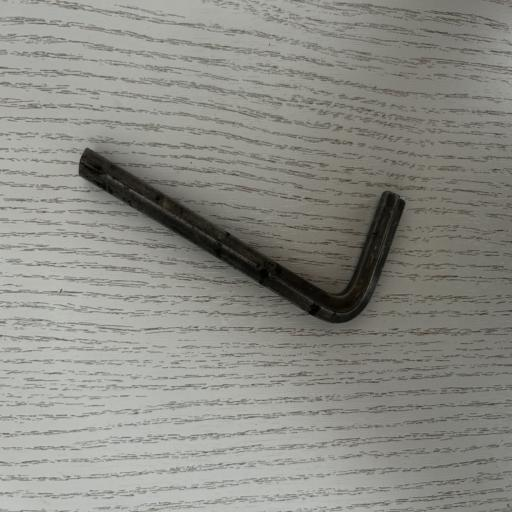
#> input picture benchmark_images/legno_brugola_69.jpg, 512 x 512 px; its folder holds only this picture in this run
$ python -i script_utili.py   (imports and definitions only)   (older library calls are emulated)
#> lines starting #> are read from the running program, lines starting #| are printed output that depends on the picture; after the words box and inside, x2 and y2 are one past the last pixel; in counts of white or black regions, pixels touching at a corner belong together
#> further down, picture is the input picture: shape (512, 512, 3); mean B, G, R 133.6, 139.9, 139.8
import cv2
import numpy as np
import os

# [25 lines left out: functions gaussian_filter, hsv_filter, ycbcr_filter, binarize, histogram_equalization, not called in this run]

#apply a dilate filter to the image to make the white lines more visible using a disk of radius 3
def dilate_filter(img,kernel):
    dilation = cv2.dilate(img,kernel,iterations = 1)
    return dilation

def erode_filter(img,kernel):
    closing = cv2.erode(img, kernel,iterations=1)
    return closing

def shadow_removal(image):
    # converte l'immagine in scala di grigi
    gray = cv2.cvtColor(image, cv2.COLOR_BGR2GRAY)

    # applica un filtro di mediana per ridurre il rumore
    gray = cv2.medianBlur(gray, 5)

    # applica un filtro di Sobel per individuare i bordi dell'immagine
    sobel_x = cv2.Sobel(gray, cv2.CV_64F, 1, 0, ksize=5)
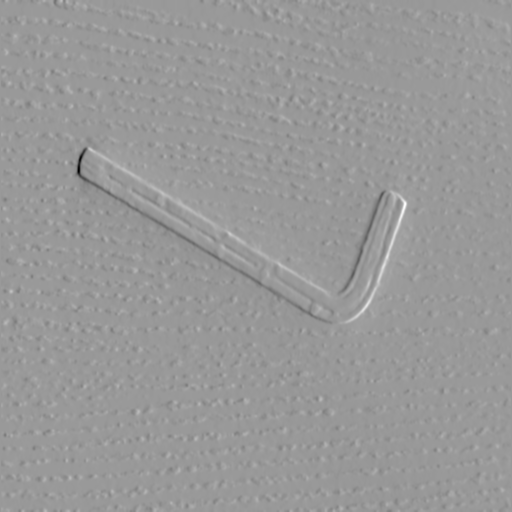
#> sobel_x: shape (512, 512) float64; min -5297, max 3508, mean -12.8; drawn with min black and max white
    sobel_y = cv2.Sobel(gray, cv2.CV_64F, 0, 1, ksize=5)
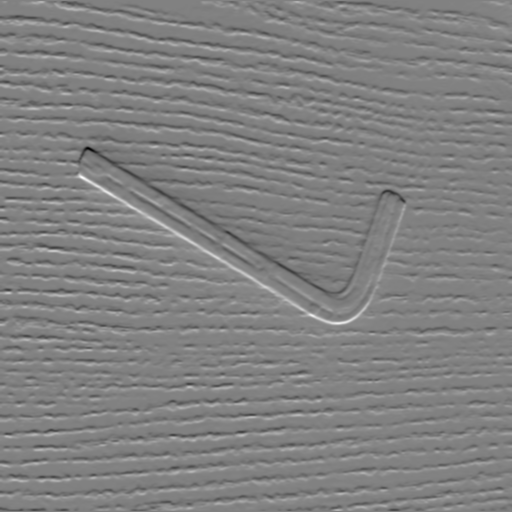
#> sobel_y: shape (512, 512) float64; min -4113, max 4010, mean 3.5; drawn with min black and max white
    sobel = np.sqrt(sobel_x**2 + sobel_y**2)
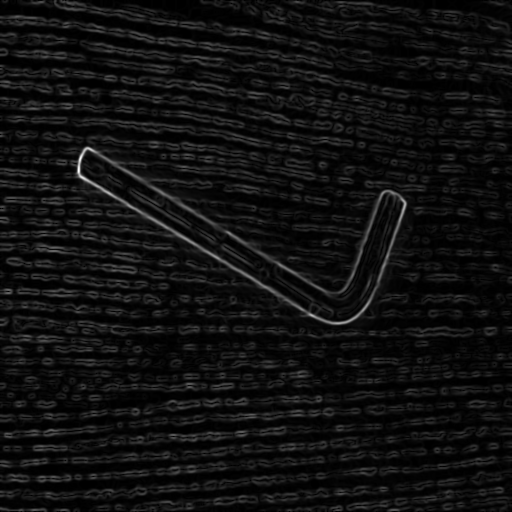
#> sobel: shape (512, 512) float64; min 0, max 5300, mean 343; drawn with min black and max white

    # normalizza l'immagine
    sobel = cv2.normalize(sobel, None, 0, 255, cv2.NORM_MINMAX, cv2.CV_8UC1)

    # applica un algoritmo di segmentazione per separare l'ombra dall'oggetto
    _, thresh = cv2.threshold(sobel, 0, 255, cv2.THRESH_BINARY_INV+cv2.THRESH_OTSU)
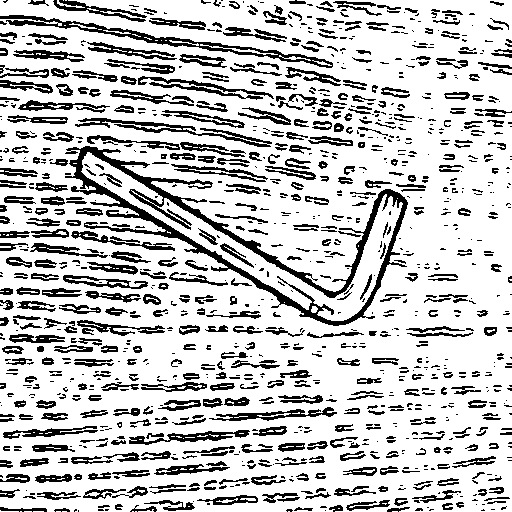
#> thresh: shape (512, 512); 77.4% white; 1121 black regions (600 under 20 px), largest, box (x1, y1, x2, y2) and area: (65, 146, 408, 326) 7421, (0, 15, 333, 68) 1964, (75, 118, 272, 147) 1063
    kernel = cv2.getStructuringElement(cv2.MORPH_ELLIPSE, (3, 3))
    mask = cv2.morphologyEx(thresh, cv2.MORPH_CLOSE, kernel)
#> mask: shape (512, 512); 84.1% white; 993 black regions (503 under 20 px), largest, box (x1, y1, x2, y2) and area: (69, 146, 408, 326) 6253, (109, 28, 195, 47) 469, (129, 189, 192, 229) 367
    mask = cv2.erode(mask, None, iterations=4)
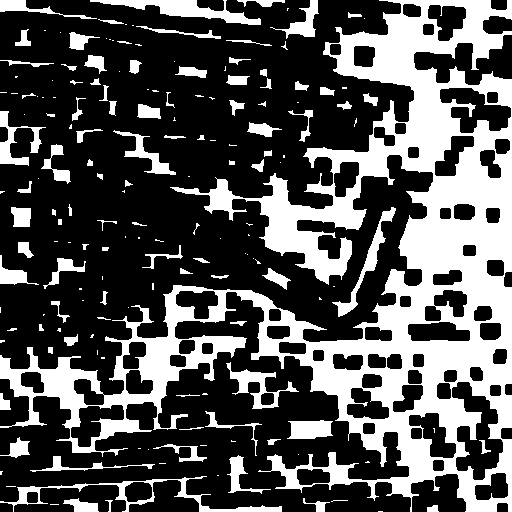
#> mask: shape (512, 512); 32.5% white; 174 white regions (80 under 20 px), largest, box (x1, y1, x2, y2) and area: (0, 0, 512, 512) 67191, (90, 0, 261, 25) 1543, (0, 476, 282, 512) 1514
    mask = cv2.dilate(mask, None, iterations=4)
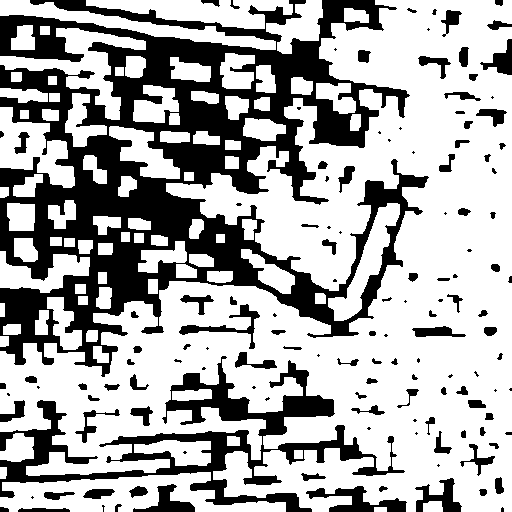
#> mask: shape (512, 512); 67.3% white; 135 black regions (44 under 20 px), largest, box (x1, y1, x2, y2) and area: (0, 0, 429, 377) 60556, (0, 356, 405, 512) 13131, (306, 486, 407, 512) 1102

    # rimuove l'ombra dall'immagine
    return cv2.inpaint(image, mask, 5, cv2.INPAINT_TELEA)
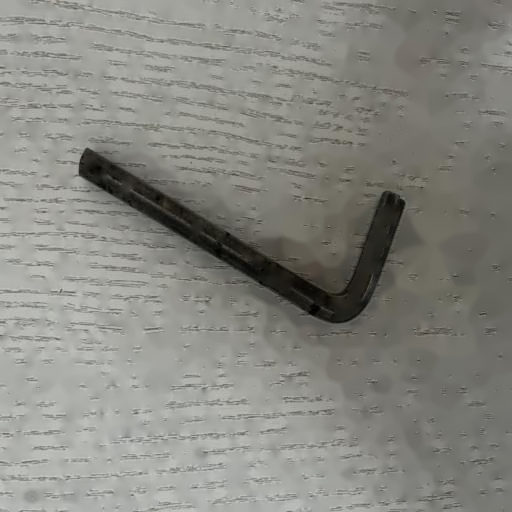
#> returned value: shape (512, 512, 3); mean of channels 0, 1, 2 128.7, 135, 134.9; drawn as B, G, R

# [17 lines left out: functions alpha_trimmed, load_images_from_folder, not called in this run]

>>> import cv2
>>> picture = cv2.imread('benchmark_images/legno_brugola_69.jpg')
>>> result = shadow_removal(picture)

$ run again, on benchmark_images/legno_cacciavite_55.jpg
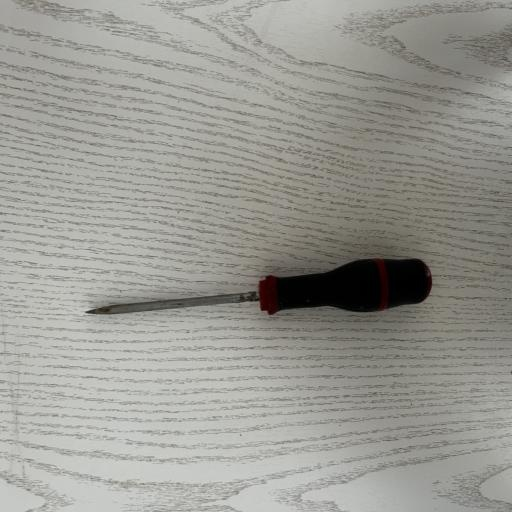
#> input picture benchmark_images/legno_cacciavite_55.jpg, 512 x 512 px
#> picture is the input picture: shape (512, 512, 3); mean B, G, R 147.2, 153.3, 153.5
#> in shadow_removal, `_, thresh = cv2.threshold(sobel, 0, 255, cv2.THRESH_BINARY_INV+cv2.THR..`:
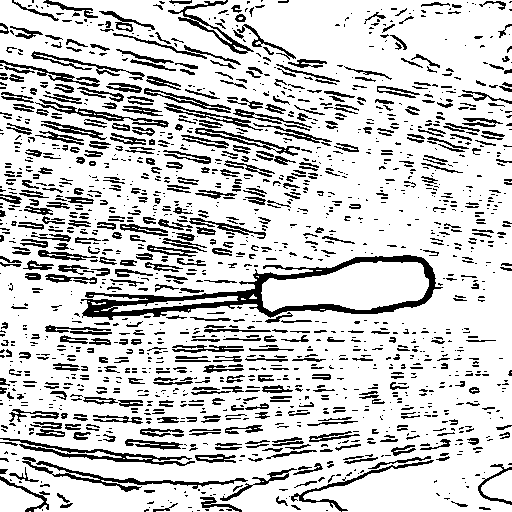
#> thresh: shape (512, 512); 80.2% white; black in thin lines or dots
#> in shadow_removal, `return cv2.inpaint(image, mask, 5, cv2.INPAINT_TELEA)`:
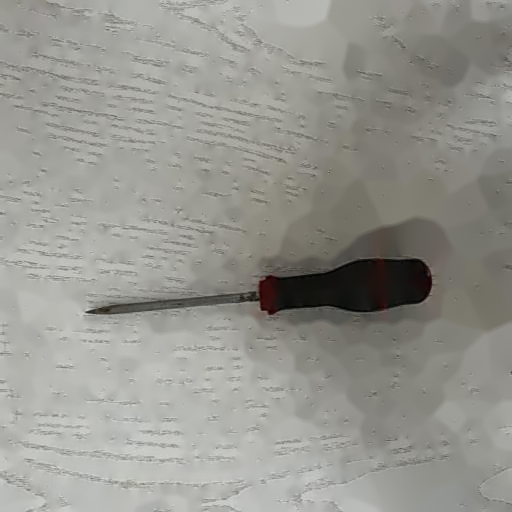
#> returned value: shape (512, 512, 3); mean of channels 0, 1, 2 143.5, 149.7, 150; drawn as B, G, R

$ run again, on benchmark_images/legno_cesoie_74.jpg
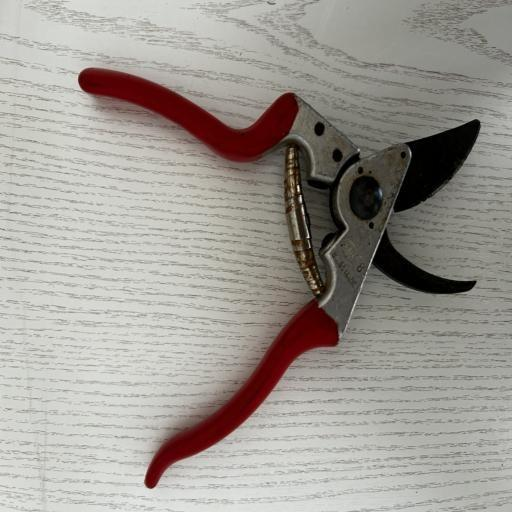
#> input picture benchmark_images/legno_cesoie_74.jpg, 512 x 512 px
#> picture is the input picture: shape (512, 512, 3); mean B, G, R 148.5, 154.6, 159.1
#> in shadow_removal, `_, thresh = cv2.threshold(sobel, 0, 255, cv2.THRESH_BINARY_INV+cv2.THR..`:
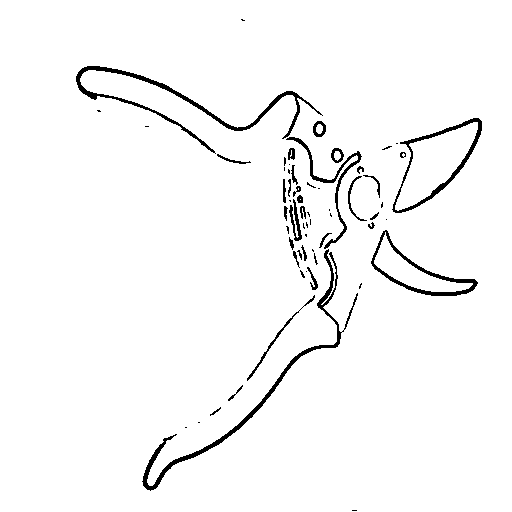
#> thresh: shape (512, 512); 97% white; 62 black regions (30 under 20 px), largest, box (x1, y1, x2, y2) and area: (142, 249, 358, 491) 1802, (76, 66, 323, 154) 1706, (392, 118, 482, 213) 959
#> in shadow_removal, `return cv2.inpaint(image, mask, 5, cv2.INPAINT_TELEA)`:
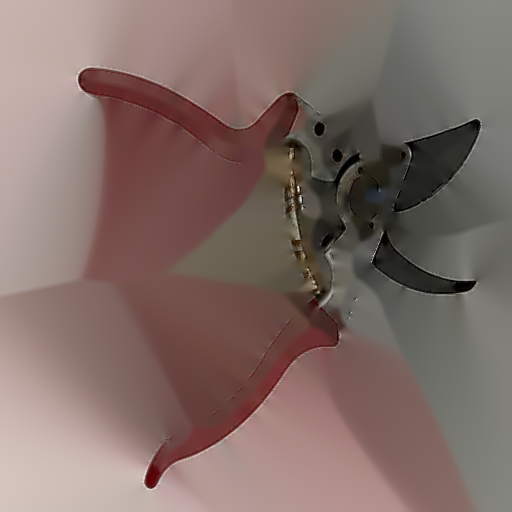
#> returned value: shape (512, 512, 3); mean of channels 0, 1, 2 103.5, 109.1, 129.1; drawn as B, G, R

$ run again, on benchmark_images/legno_martello_38.jpg
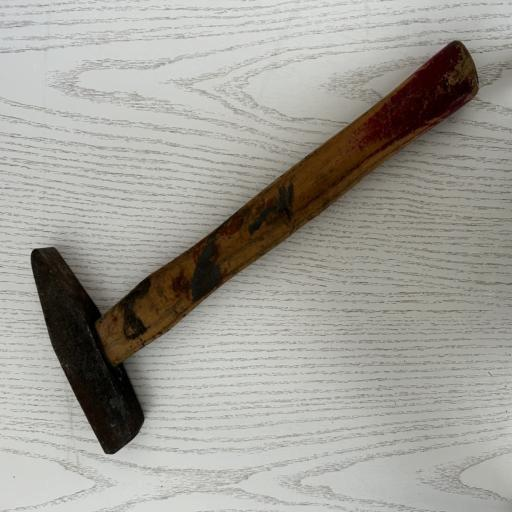
#> input picture benchmark_images/legno_martello_38.jpg, 512 x 512 px
#> picture is the input picture: shape (512, 512, 3); mean B, G, R 151.3, 158.3, 160.2
#> thresh: shape (512, 512); 98.5% white; 11 black regions (8 under 20 px), largest, box (x1, y1, x2, y2) and area: (111, 39, 480, 308) 1586, (29, 245, 148, 456) 1555, (135, 205, 332, 354) 670
#> in shadow_removal, `return cv2.inpaint(image, mask, 5, cv2.INPAINT_TELEA)`:
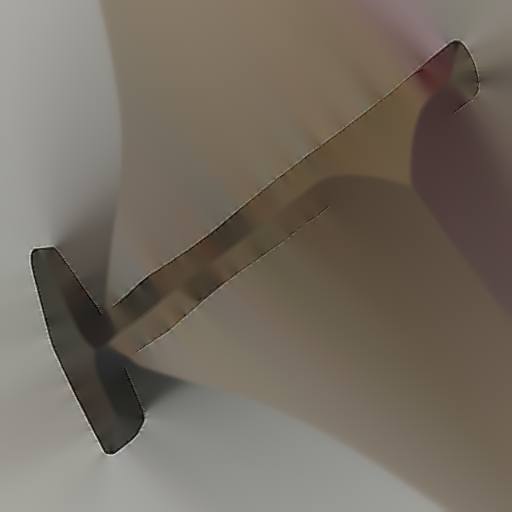
#> returned value: shape (512, 512, 3); mean of channels 0, 1, 2 96.5, 107.5, 116; drawn as B, G, R
